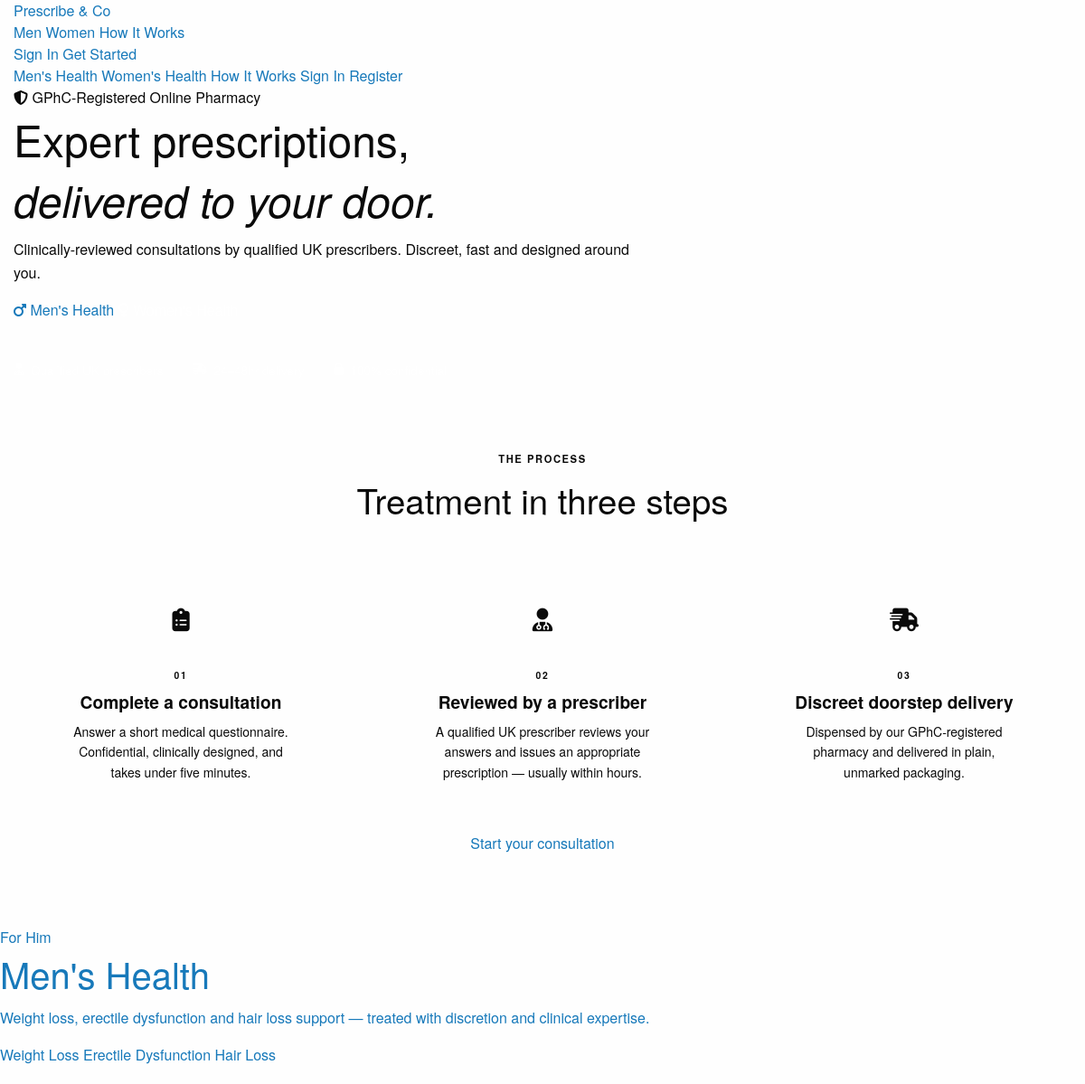
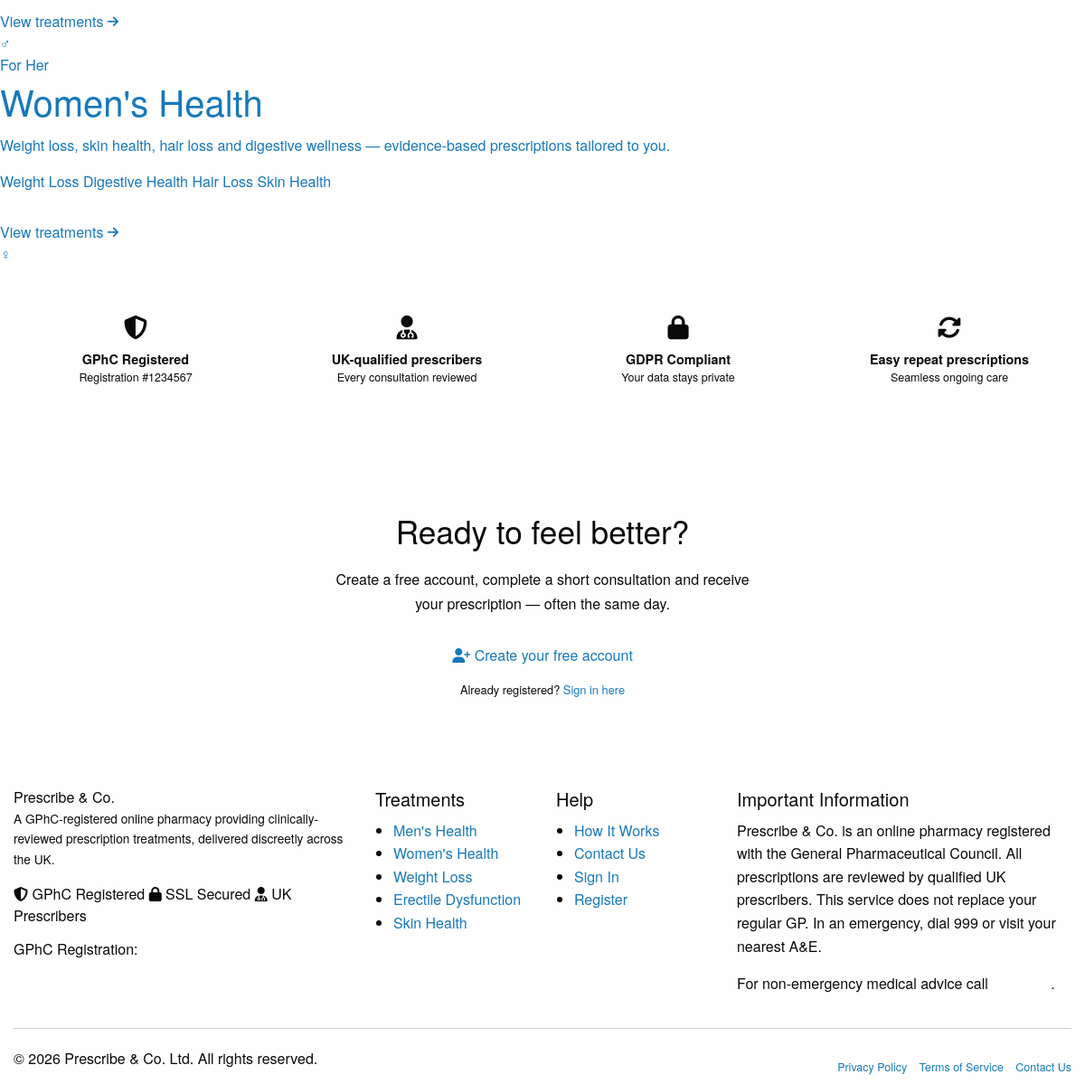
The page / on the database its author committed (2 pictures, top to bottom).
### tables this page shows
CREATE TABLE `conditions` (
  `id`          INT UNSIGNED AUTO_INCREMENT PRIMARY KEY,
  `slug`        VARCHAR(100) NOT NULL UNIQUE,
  `name`        VARCHAR(200) NOT NULL,
  `gender`      ENUM('male','female','all') NOT NULL DEFAULT 'all',
  `description` TEXT         DEFAULT NULL,
  `icon`        VARCHAR(100) DEFAULT NULL,
  `is_active`   TINYINT(1)   NOT NULL DEFAULT 1,
  `sort_order`  INT          NOT NULL DEFAULT 0,
  `created_at`  DATETIME     NOT NULL DEFAULT CURRENT_TIMESTAMP
);

### config/database.php (called while the page is built, shortened)
<?php
class Database {
    private static ?PDO $instance = null;
    public static function getInstance(): PDO {
        if (self::$instance === null) {
            $dsn = sprintf('mysql:host=%s;port=%d;dbname=%s;charset=%s',
                DB_HOST, DB_PORT, DB_NAME, DB_CHARSET);
            try {
                self::$instance = new PDO($dsn, DB_USER, DB_PASS, [
                    PDO::ATTR_ERRMODE            => PDO::ERRMODE_EXCEPTION,
                    PDO::ATTR_DEFAULT_FETCH_MODE => PDO::FETCH_ASSOC,
                    PDO::ATTR_EMULATE_PREPARES   => false,
                    PDO::MYSQL_ATTR_INIT_COMMAND => "SET NAMES utf8mb4 COLLATE utf8mb4_unicode_ci",
                ]);
            } catch (PDOException $e) {
                error_log('DB Connection failed: ' . $e->getMessage());
                http_response_code(503);
                die('Service temporarily unavailable. Please try again later.');
            }
        }
        return self::$instance;
    }
    public static function query(string $sql, array $params = []): PDOStatement {
        $stmt = self::getInstance()->prepare($sql);
        $stmt->execute($params);
        return $stmt;
    }
    public static function fetchAll(string $sql, array $params = []): array {
        return self::query($sql, $params)->fetchAll();
    }
}

### includes/functions.php (called while the page is built, shortened)
<?php
function e(mixed $v): string {
    return htmlspecialchars((string)$v, ENT_QUOTES | ENT_HTML5, 'UTF-8');
}

### index.php (the view, shortened to what this page needs)
<?php
$men_conds    = Database::fetchAll("SELECT * FROM conditions WHERE (gender='male' OR gender='all')   AND is_active=1 ORDER BY sort_order LIMIT 3");
$women_conds  = Database::fetchAll("SELECT * FROM conditions WHERE (gender='female' OR gender='all') AND is_active=1 ORDER BY sort_order LIMIT 4");
include __DIR__ . '/includes/header.php';
?>
<section class="pco-hero">
  <div class="grid-container" style="position:relative;z-index:1;">
    <div class="grid-x">
      <div class="cell large-7 medium-9">
        <div class="pco-hero__eyebrow">
          <i class="fa-solid fa-shield-halved"></i> GPhC-Registered Online Pharmacy
        </div>
        <h1>Expert prescriptions,<br><em style="font-style:italic;color:var(--pco-lavender);">delivered to your door.</em></h1>
        <p>Clinically-reviewed consultations by qualified UK prescribers. Discreet, fast and designed around you.</p>
        <div class="pco-hero__actions">
          <a href="<?= APP_URL ?>/pages/conditions.php?gender=male"   class="pco-btn pco-btn--primary pco-btn--xl">
            <i class="fa-solid fa-mars"></i> Men's Health
          </a>
          <a href="<?= APP_URL ?>/pages/conditions.php?gender=female" class="pco-btn pco-btn--xl"
             style="background:rgba(255,255,255,.1);border-color:rgba(196,168,224,.4);color:white;">
            <i class="fa-solid fa-venus"></i> Women's Health
          </a>
        </div>
        <div style="display:flex;flex-wrap:wrap;gap:2rem;margin-top:2.75rem;">
          <?php foreach ([
            ['fa-user-doctor','Qualified UK prescribers'],
            ['fa-truck-fast', '24–48hr delivery'],
            ['fa-lock',       '100% confidential'],
          ] as [$ico, $lbl]): ?>
          <span style="font-size:.845rem;display:flex;align-items:center;gap:.45rem;color:rgba(255,255,255,.8);">
            <i class="fa-solid <?= $ico ?>" style="color:var(--pco-lavender);"></i> <?= $lbl ?>
          </span>
          <?php endforeach; ?>
        </div>
      </div>
    </div>
  </div>
</section>
<section style="padding:5rem 0;background:var(--pco-white);">
  <div class="grid-container">
    <div class="text-center" style="margin-bottom:3.5rem;">
      <p style="font-size:.7rem;font-weight:700;letter-spacing:.14em;text-transform:uppercase;color:var(--pco-purple);margin-bottom:.6rem;">The Process</p>
      <h2 style="font-size:2.4rem;">Treatment in three steps</h2>
    </div>
    <div class="grid-x grid-margin-x">
      <?php
      $steps = [
        ['01','clipboard-list', 'Complete a consultation',     'Answer a short medical questionnaire. Confidential, clinically designed, and takes under five minutes.'],
        ['02','user-doctor',    'Reviewed by a prescriber',    'A qualified UK prescriber reviews your answers and issues an appropriate prescription — usually within hours.'],
        ['03','truck-fast',     'Discreet doorstep delivery',  'Dispensed by our GPhC-registered pharmacy and delivered in plain, unmarked packaging.'],
      ];
      foreach ($steps as [$num, $ico, $title, $desc]):
      ?>
      <div class="cell large-4 medium-4 text-center" style="padding:1rem;">
        <div style="width:68px;height:68px;background:var(--pco-lavender-tint);border-radius:50%;display:flex;align-items:center;justify-content:center;margin:0 auto 1.2rem;font-size:1.6rem;color:var(--pco-purple);">
          <i class="fa-solid fa-<?= $ico ?>"></i>
        </div>
        <div style="font-size:.65rem;font-weight:800;letter-spacing:.16em;text-transform:uppercase;color:var(--pco-lavender-mid);margin-bottom:.5rem;"><?= $num ?></div>
        <h3 style="font-size:1.2rem;font-family:var(--pco-font-body);font-weight:700;margin-bottom:.5rem;"><?= $title ?></h3>
        <p style="font-size:.875rem;color:var(--pco-grey-500);max-width:260px;margin:0 auto;"><?= $desc ?></p>
      </div>
      <?php endforeach; ?>
    </div>
    <div class="text-center" style="margin-top:2.5rem;">
      <a href="<?= APP_URL ?>/pages/auth/register.php" class="pco-btn pco-btn--primary pco-btn--lg">Start your consultation</a>
    </div>
  </div>
</section>
<section class="pco-split">
  <a href="<?= APP_URL ?>/pages/conditions.php?gender=male" class="pco-split__panel pco-split__panel--men">
    <div style="position:relative;z-index:1;">
      <div class="pco-split__label">For Him</div>
      <h2>Men's Health</h2>
      <p>Weight loss, erectile dysfunction and hair loss support — treated with discretion and clinical expertise.</p>
      <div class="pco-split__tags">
        <?php foreach ($men_conds as $c): ?>
        <span class="pco-split__tag"><?= e($c['name']) ?></span>
        <?php endforeach; ?>
      </div>
      <div class="pco-btn pco-btn--outline" style="margin-top:2rem;border-color:rgba(196,168,224,.4);color:var(--pco-lavender);">
        View treatments <i class="fa-solid fa-arrow-right fa-sm"></i>
      </div>
    </div>
    <div class="pco-split__bg-letter">♂</div>
  </a>
  <a href="<?= APP_URL ?>/pages/conditions.php?gender=female" class="pco-split__panel pco-split__panel--women">
    <div style="position:relative;z-index:1;">
      <div class="pco-split__label">For Her</div>
      <h2>Women's Health</h2>
      <p>Weight loss, skin health, hair loss and digestive wellness — evidence-based prescriptions tailored to you.</p>
      <div class="pco-split__tags">
        <?php foreach ($women_conds as $c): ?>
        <span class="pco-split__tag"><?= e($c['name']) ?></span>
        <?php endforeach; ?>
      </div>
      <div class="pco-btn pco-btn--outline" style="margin-top:2rem;border-color:rgba(196,168,224,.4);color:var(--pco-lavender);">
        View treatments <i class="fa-solid fa-arrow-right fa-sm"></i>
      </div>
    </div>
    <div class="pco-split__bg-letter">♀</div>
  </a>
</section>
<section style="background:var(--pco-grey-100);border-top:1px solid var(--pco-grey-200);border-bottom:1px solid var(--pco-grey-200);padding:2.5rem 0;">
  <div class="grid-container">
    <div class="grid-x grid-margin-x align-middle text-center">
      <?php
      $trust = [
        ['fa-shield-halved',    'GPhC Registered',           'Registration #'.GPHC_NUMBER],
        ['fa-user-doctor',      'UK-qualified prescribers',  'Every consultation reviewed'],
        ['fa-lock',             'GDPR Compliant',            'Your data stays private'],
        ['fa-rotate',           'Easy repeat prescriptions', 'Seamless ongoing care'],
      ];
      foreach ($trust as [$ico, $heading, $sub]): ?>
      <div class="cell large-3 medium-6" style="padding:1rem;">
        <i class="fa-solid <?= $ico ?>" style="font-size:1.65rem;color:var(--pco-purple);margin-bottom:.7rem;display:block;"></i>
        <div style="font-weight:700;font-size:.9rem;"><?= $heading ?></div>
        <div style="font-size:.78rem;color:var(--pco-grey-500);"><?= $sub ?></div>
      </div>
      <?php endforeach; ?>
    </div>
  </div>
</section>
<section style="padding:5rem 0;background:var(--pco-white);">
  <div class="grid-container text-center">
    <h2 style="font-size:2.2rem;margin-bottom:0.9rem;">Ready to feel better?</h2>
    <p style="color:var(--pco-grey-500);max-width:480px;margin:0 auto 2rem;line-height:1.7;">
      Create a free account, complete a short consultation and receive your prescription — often the same day.
    </p>
    <a href="<?= APP_URL ?>/pages/auth/register.php" class="pco-btn pco-btn--primary pco-btn--xl">
      <i class="fa-solid fa-user-plus"></i> Create your free account
    </a>
    <p style="font-size:.8rem;color:var(--pco-grey-500);margin-top:1rem;">
      Already registered? <a href="<?= APP_URL ?>/pages/auth/login.php">Sign in here</a>
    </p>
  </div>
</section>
<?php include __DIR__ . '/includes/footer.php'; ?>

### rows shown on the page
conditions: name "Weight Loss"
conditions: name "Erectile Dysfunction"
conditions: name "Hair Loss"
conditions: name "Digestive Health"
conditions: name "Hair Loss"
conditions: name "Skin Health"

### other values the page prints
$num "01"
$title "Complete a consultation"
$desc "Answer a short medical questionnaire. Confidential, clinically designed, and takes under five minutes."
$num "02"
$title "Reviewed by a prescriber"
$desc "A qualified UK prescriber reviews your answers and issues an appropriate prescription — usually within hours."
$num "03"
$title "Discreet doorstep delivery"
$desc "Dispensed by our GPhC-registered pharmacy and delivered in plain, unmarked packaging."
$heading "GPhC Registered"
$sub "Registration #1234567"
$heading "UK-qualified prescribers"
$sub "Every consultation reviewed"
$heading "GDPR Compliant"
$sub "Your data stays private"
